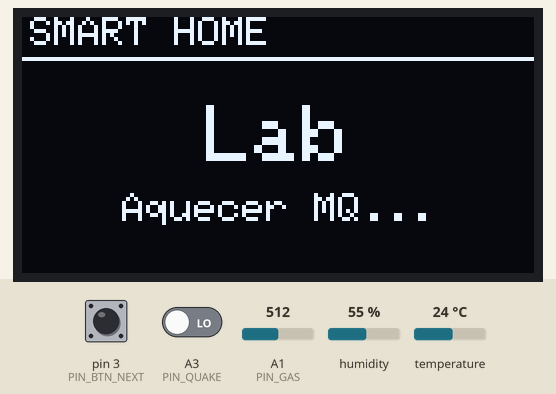
Recording of a sketch running on a simulated Arduino Mega 2560, built with avr-gcc and run on an emulated ATmega2560. Parts: 128×64 one-colour display. The inputs (shaded band) are chosen by the test bench; at power-on: pin 3 (PIN_BTN_NEXT) HIGH, A1 (PIN_GAS) = 512, A3 (PIN_QUAKE) LOW, humidity 55 %, temperature 24 °C. What the sketch prints to the serial monitor is not drawn.

Above: at 3.2 s.
3.3 s: pin 3 (PIN_BTN_NEXT) pulled LOW for 0.15 s
At 4.5 s:
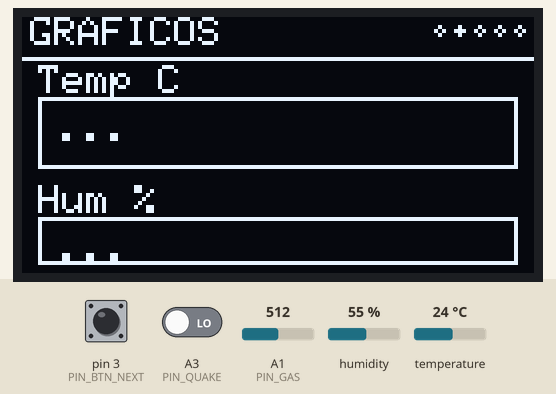
4.9 s: pin 3 (PIN_BTN_NEXT) pulled LOW for 1 s
At 5.9 s:
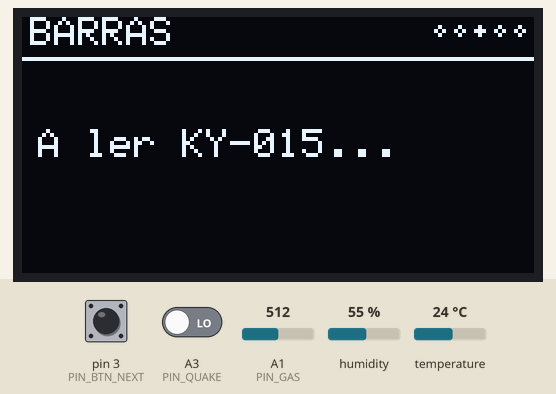
7.4 s: pin 3 (PIN_BTN_NEXT) pulled LOW for 0.15 s
At 7.8 s:
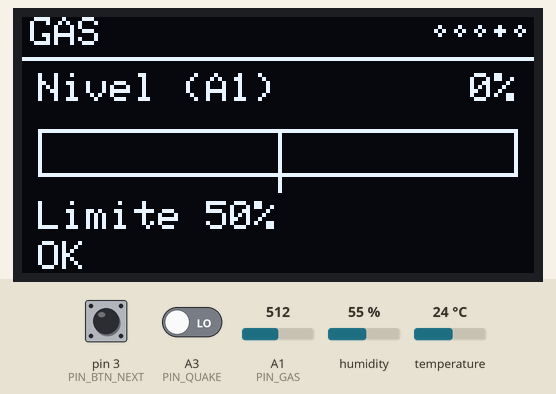
9.0 s: pin 3 (PIN_BTN_NEXT) pulled LOW for 3.2 s
At 10.4 s:
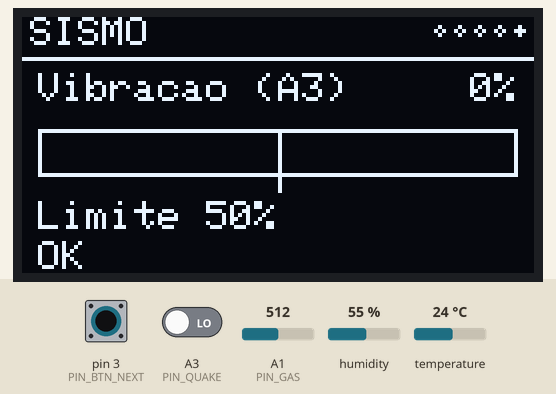
13.7 s: pin 3 (PIN_BTN_NEXT) pulled LOW for 0.15 s
At 34.0 s:
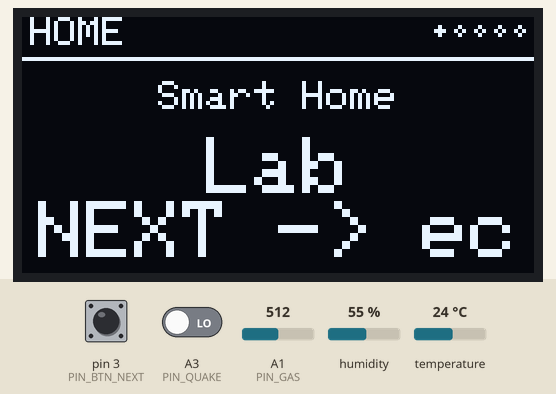
Timing chart, 0 to 34.8 s (numbered marks = the images above; inputs shaded):
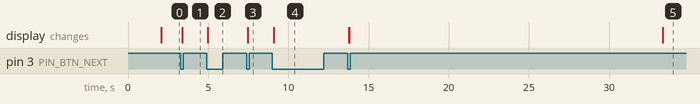

The sketch:

main.ino
```cpp
/*
  Central de Controlo — bancada Mega (real/atual)
  KY-015 + MQ gás + KY-002 vibração + OLED + NEXT + buzzer

  Mega: DHT=2 | NEXT=3 | Buzzer=6 | MQ=A1 | KY-002 S=A3 | OLED 20/21
  Ecrãs: HOME | GRAFICOS | BARRAS | GAS | SISMO

  Alarmes: sismo > gás (buzzer pin 6)
  KY-002: S em A3 — calibra nivel em repouso no arranque
*/

#include <Arduino.h>
#include <Adafruit_GFX.h>
#include <Adafruit_SSD1306.h>
#include <DHT.h>
#include <Wire.h>

#define SCREEN_WIDTH 128
#define SCREEN_HEIGHT 64
#define OLED_ADDR 0x3C
#define OLED_RESET -1

#define PIN_DHT 2
#define PIN_BTN_NEXT 3
#define PIN_BUZZER 6
#define PIN_GAS A1
#define PIN_QUAKE A3
#define BUZZER_TONE_HZ 2000
#define DHTTYPE DHT11

#define GAS_LIMIT 50
#define QUAKE_LIMIT 50
#define GAS_AO_RISE_FULL 300
#define TEMP_BAR_MIN 0.0f
#define TEMP_BAR_MAX 50.0f
#define GAS_ALARM_BLINK_MS 250
#define QUAKE_ALARM_BLINK_MS 250
#define READ_DHT_MS 2000
#define READ_GAS_MS 300
#define READ_QUAKE_MS 100
#define QUAKE_HOLD_MS 2000
#define DEBOUNCE_MS 35
#define MQ_WARMUP_MS 30000
#define OLED_MIN_REFRESH_MS 1000
#define ADC_MAX 1023
#define SPARK_LEN 48

enum ScreenId {
  SCREEN_HOME = 0,
  SCREEN_GRAPHS = 1,
  SCREEN_BARS_ENV = 2,
  SCREEN_GAS = 3,
  SCREEN_QUAKE = 4,
  SCREEN_COUNT = 5
};

Adafruit_SSD1306 display(SCREEN_WIDTH, SCREEN_HEIGHT, &Wire, OLED_RESET);
DHT dhtSensor(PIN_DHT, DHTTYPE);

ScreenId currentScreen = SCREEN_HOME;
float envTemp = NAN;
float envHum = NAN;
int gasRaw = 0;
int gasBaseline = 0;
int gasRise = 0;
int gasPercent = 0;
bool gasAlert = false;
bool gasBlinkState = false;
int quakeRaw = 0;
int quakePercent = 0;
bool quakeAlert = false;
bool quakeBlinkState = false;
uint8_t quakeIdleLevel = HIGH;

unsigned long lastDhtMs = 0;
unsigned long lastGasMs = 0;
unsigned long lastQuakeMs = 0;
unsigned long quakeHoldUntilMs = 0;
unsigned long lastGasBlinkMs = 0;
unsigned long lastQuakeBlinkMs = 0;
unsigned long lastOledDrawMs = 0;

float tempHistory[SPARK_LEN];
float humHistory[SPARK_LEN];
uint8_t historyIdx = 0;
uint8_t historyCount = 0;

bool displayDirty = true;
bool mqReady = false;
unsigned long mqReadyAtMs = 0;
bool btnNextLastRaw = HIGH;
bool btnNextStable = HIGH;
unsigned long btnNextLastChangeMs = 0;
unsigned long lastTelemetryMs = 0;

int lastDrawnGasPercent = -1;
bool lastDrawnGasAlert = false;
int lastDrawnQuakePercent = -1;
bool lastDrawnQuakeAlert = false;

const char *screenNames[] = {"HOME", "GRAFICOS", "BARRAS", "GAS", "SISMO"};

void nextScreen();
void renderScreen();

void floatToStr(char *out, size_t outLen, float value, uint8_t decimals) {
  if (outLen == 0) return;
  char tmp[16];
  dtostrf(value, 0, decimals, tmp);
  const char *p = tmp;
  while (*p == ' ') p++;
  strncpy(out, p, outLen - 1);
  out[outLen - 1] = '\0';
}

void setBuzzer(bool on) {
  if (on) {
    tone(PIN_BUZZER, BUZZER_TONE_HZ);
  } else {
    noTone(PIN_BUZZER);
    digitalWrite(PIN_BUZZER, LOW);
  }
}

bool anySensorAlarm() {
  return gasAlert || quakeAlert;
}

bool readNextPressed() {
  bool raw = digitalRead(PIN_BTN_NEXT);
  unsigned long now = millis();
  if (raw != btnNextLastRaw) {
    btnNextLastRaw = raw;
    btnNextLastChangeMs = now;
  }
  if ((now - btnNextLastChangeMs) > DEBOUNCE_MS && raw != btnNextStable) {
    btnNextStable = raw;
    if (btnNextStable == LOW) return true;
  }
  return false;
}

void handleNextButton() {
  if (!readNextPressed()) return;
  Serial.println(F("BTN NEXT premido"));
  nextScreen();
}

void calibrateGasBaseline() {
  long sum = 0;
  for (int i = 0; i < 24; i++) {
    sum += analogRead(PIN_GAS);
    delay(40);
  }
  gasBaseline = (int)(sum / 24);
}

void updateGas() {
  gasRaw = analogRead(PIN_GAS);
  gasRise = gasRaw - gasBaseline;
  if (gasRise < 0) gasRise = 0;
  gasPercent = constrain(map(gasRise, 0, GAS_AO_RISE_FULL, 0, 100), 0, 100);
  gasAlert = (gasPercent >= GAS_LIMIT);
}

void calibrateQuakeIdle() {
  int lowCount = 0;
  for (int i = 0; i < 16; i++) {
    if (digitalRead(PIN_QUAKE) == LOW) lowCount++;
    delay(20);
  }
  quakeIdleLevel = (lowCount >= 8) ? LOW : HIGH;
  quakeHoldUntilMs = 0;
}

void updateQuake() {
  unsigned long now = millis();
  bool active = digitalRead(PIN_QUAKE) != quakeIdleLevel;
  if (active) quakeHoldUntilMs = now + QUAKE_HOLD_MS;
  bool inHold = now < quakeHoldUntilMs;
  bool triggered = active || inHold;
  quakeRaw = triggered ? 1 : 0;
  quakePercent = triggered ? 100 : 0;
  quakeAlert = (quakePercent >= QUAKE_LIMIT);
}

void pushEnvHistory(float temp, float hum) {
  if (!isnan(temp)) tempHistory[historyIdx] = temp;
  if (!isnan(hum)) humHistory[historyIdx] = hum;
  historyIdx = (historyIdx + 1) % SPARK_LEN;
  if (historyCount < SPARK_LEN) historyCount++;
}

float historyAt(const float *buf, uint8_t age) {
  if (historyCount < SPARK_LEN) return buf[age];
  return buf[(historyIdx + age) % SPARK_LEN];
}

int tempToBarPct(float temp) {
  if (isnan(temp)) return 0;
  return constrain((int)((temp - TEMP_BAR_MIN) * 100.0f / (TEMP_BAR_MAX - TEMP_BAR_MIN)), 0, 100);
}

void emitTelemetryJson() {
  unsigned long now = millis();
  if ((now - lastTelemetryMs) < 250) return;
  lastTelemetryMs = now;

  Serial.print(F("{\"t\":"));
  if (isnan(envTemp)) Serial.print(F("null"));
  else Serial.print(envTemp, 1);
  Serial.print(F(",\"h\":"));
  if (isnan(envHum)) Serial.print(F("null"));
  else Serial.print(envHum, 1);
  Serial.print(F(",\"gas\":"));
  Serial.print(gasPercent);
  Serial.print(F(",\"gr\":"));
  Serial.print(gasRaw);
  Serial.print(F(",\"gb\":"));
  Serial.print(gasBaseline);
  Serial.print(F(",\"alarm\":"));
  Serial.print(gasAlert ? 1 : 0);
  Serial.print(F(",\"qk\":"));
  Serial.print(quakePercent);
  Serial.print(F(",\"qr\":"));
  Serial.print(quakeRaw);
  Serial.print(F(",\"qa\":"));
  Serial.print(quakeAlert ? 1 : 0);
  Serial.print(F(",\"scr\":"));
  Serial.print((int)currentScreen);
  Serial.print(F(",\"ms\":"));
  Serial.print(millis());
  Serial.println(F("}"));
}

void readDht() {
  unsigned long now = millis();
  if (now - lastDhtMs < READ_DHT_MS) return;
  lastDhtMs = now;

  envHum = dhtSensor.readHumidity();
  envTemp = dhtSensor.readTemperature();
  if (isnan(envTemp) || isnan(envHum)) return;

  pushEnvHistory(envTemp, envHum);
  displayDirty = true;
  emitTelemetryJson();
}

void drawHeader(const char *title) {
  display.setTextSize(1);
  display.setTextColor(SSD1306_WHITE);
  display.setCursor(2, 0);
  display.print(title);
  display.drawLine(0, 10, 127, 10, SSD1306_WHITE);
}

void drawTextRight(int y, const char *text) {
  int16_t x1, y1;
  uint16_t w, h;
  display.getTextBounds(text, 0, y, &x1, &y1, &w, &h);
  display.setCursor(124 - w, y);
  display.print(text);
}

void drawCenteredText(int y, const char *text, uint8_t textSize) {
  display.setTextSize(textSize);
  int16_t x1, y1;
  uint16_t w, h;
  display.getTextBounds(text, 0, y, &x1, &y1, &w, &h);
  display.setCursor((SCREEN_WIDTH - w) / 2, y);
  display.print(text);
}

void drawScreenDots() {
  int cx = SCREEN_WIDTH - 4;
  for (int i = SCREEN_COUNT - 1; i >= 0; i--) {
    if (i == (int)currentScreen) display.fillCircle(cx, 3, 1, SSD1306_WHITE);
    else display.drawCircle(cx, 3, 1, SSD1306_WHITE);
    cx -= 5;
  }
}

void drawMiniSparkline(int gx, int gy, int gw, int gh, const float *buf) {
  display.drawRect(gx, gy, gw, gh, SSD1306_WHITE);
  if (historyCount < 2) {
    display.setCursor(gx + 4, gy + 4);
    display.print(F("..."));
    return;
  }

  float minV = historyAt(buf, 0);
  float maxV = historyAt(buf, 0);
  for (uint8_t i = 1; i < historyCount; i++) {
    float v = historyAt(buf, i);
    if (v < minV) minV = v;
    if (v > maxV) maxV = v;
  }
  if ((maxV - minV) < 1.0f) {
    minV -= 0.5f;
    maxV += 0.5f;
  }

  int prevPx = -1, prevPy = -1;
  for (uint8_t i = 0; i < historyCount; i++) {
    float v = historyAt(buf, i);
    int px = gx + 1 + (i * (gw - 2)) / (historyCount - 1);
    int py = gy + gh - 2 - (int)((v - minV) * (gh - 2) / (maxV - minV));
    py = constrain(py, gy + 1, gy + gh - 2);
    if (prevPx >= 0) display.drawLine(prevPx, prevPy, px, py, SSD1306_WHITE);
    prevPx = px;
    prevPy = py;
  }
}

void drawHorizontalBar(int x, int y, int w, int h, int pct, const char *label) {
  display.setCursor(x, y - 8);
  display.print(label);
  display.drawRect(x, y, w, h, SSD1306_WHITE);
  int fillW = map(constrain(pct, 0, 100), 0, 100, 0, w - 2);
  if (fillW > 0) display.fillRect(x + 1, y + 1, fillW, h - 2, SSD1306_WHITE);
}

void drawWarmupScreen() {
  display.clearDisplay();
  drawHeader("SMART HOME");
  drawCenteredText(22, "Lab", 2);
  drawCenteredText(44, "Aquecer MQ...", 1);
  display.display();
}

void drawHomeScreen() {
  display.clearDisplay();
  drawHeader("HOME");
  drawCenteredText(16, "Smart Home", 1);
  drawCenteredText(30, "Lab", 2);
  display.setCursor(4, 46);
  display.print(F("NEXT -> ecras"));
  if (quakeAlert) {
    display.setCursor(4, 56);
    display.print(F("!! SISMO !!"));
  } else if (gasAlert) {
    display.setCursor(4, 56);
    display.print(F("!! GAS !!"));
  }
  drawScreenDots();
  display.display();
}

void drawGraphsScreen() {
  display.clearDisplay();
  drawHeader("GRAFICOS");
  display.setCursor(4, 12);
  display.print(F("Temp C"));
  drawMiniSparkline(4, 20, 120, 18, tempHistory);
  display.setCursor(4, 42);
  display.print(F("Hum %"));
  drawMiniSparkline(4, 50, 120, 12, humHistory);
  drawScreenDots();
  display.display();
}

void drawBarsEnvScreen() {
  char line[20];
  char tStr[8];
  char hStr[8];
  display.clearDisplay();
  drawHeader("BARRAS");

  if (isnan(envTemp) || isnan(envHum)) {
    display.setCursor(4, 28);
    display.print(F("A ler KY-015..."));
  } else {
    floatToStr(tStr, sizeof(tStr), envTemp, 1);
    floatToStr(hStr, sizeof(hStr), envHum, 1);
    snprintf(line, sizeof(line), "Temp %s C", tStr);
    drawHorizontalBar(4, 28, 120, 10, tempToBarPct(envTemp), line);
    snprintf(line, sizeof(line), "Hum %s %%", hStr);
    drawHorizontalBar(4, 52, 120, 10, constrain((int)envHum, 0, 100), line);
  }

  drawScreenDots();
  display.display();
}

void drawGasScreen() {
  char line[24];
  display.clearDisplay();
  drawHeader(gasAlert && gasBlinkState ? "!! GAS !!" : "GAS");
  display.setCursor(4, 14);
  display.print(F("Nivel (A1)"));
  display.drawRect(4, 28, 120, 12, SSD1306_WHITE);
  int fillW = map(constrain(gasPercent, 0, 100), 0, 100, 0, 118);
  if (fillW > 0) display.fillRect(5, 29, fillW, 10, SSD1306_WHITE);
  display.drawFastVLine(4 + 1 + (118 * GAS_LIMIT) / 100, 28, 16, SSD1306_WHITE);
  snprintf(line, sizeof(line), "%d%%", gasPercent);
  drawTextRight(14, line);
  display.setCursor(4, 46);
  snprintf(line, sizeof(line), "Limite %d%%", GAS_LIMIT);
  display.print(line);
  display.setCursor(4, 56);
  display.print(gasAlert ? F("FUGA! BUZZER ON") : F("OK"));
  drawScreenDots();
  display.display();
}

void drawQuakeScreen() {
  char line[24];
  display.clearDisplay();
  drawHeader(quakeAlert && quakeBlinkState ? "!! SISMO !!" : "SISMO");
  display.setCursor(4, 14);
  display.print(F("Vibracao (A3)"));
  display.drawRect(4, 28, 120, 12, SSD1306_WHITE);
  int fillW = map(constrain(quakePercent, 0, 100), 0, 100, 0, 118);
  if (fillW > 0) display.fillRect(5, 29, fillW, 10, SSD1306_WHITE);
  display.drawFastVLine(4 + 1 + (118 * QUAKE_LIMIT) / 100, 28, 16, SSD1306_WHITE);
  snprintf(line, sizeof(line), "%d%%", quakePercent);
  drawTextRight(14, line);
  display.setCursor(4, 46);
  snprintf(line, sizeof(line), "Limite %d%%", QUAKE_LIMIT);
  display.print(line);
  display.setCursor(4, 56);
  display.print(quakeAlert ? F("SISMO! BUZZER ON") : F("OK"));
  drawScreenDots();
  display.display();
}

void renderScreen() {
  switch (currentScreen) {
    case SCREEN_HOME: drawHomeScreen(); break;
    case SCREEN_GRAPHS: drawGraphsScreen(); break;
    case SCREEN_BARS_ENV: drawBarsEnvScreen(); break;
    case SCREEN_GAS: drawGasScreen(); break;
    case SCREEN_QUAKE: drawQuakeScreen(); break;
    default: drawHomeScreen(); break;
  }
  lastDrawnGasPercent = gasPercent;
  lastDrawnGasAlert = gasAlert;
  lastDrawnQuakePercent = quakePercent;
  lastDrawnQuakeAlert = quakeAlert;
  lastOledDrawMs = millis();
  displayDirty = false;
}

void renderScreenIfNeeded(bool force) {
  if (!force && !displayDirty) return;
  unsigned long now = millis();
  if (!force && (now - lastOledDrawMs) < OLED_MIN_REFRESH_MS) return;
  renderScreen();
}

void nextScreen() {
  int next = ((int)currentScreen + 1) % SCREEN_COUNT;
  currentScreen = (ScreenId)next;
  displayDirty = false;
  lastOledDrawMs = 0;
  Serial.print(F("Ecra: "));
  Serial.println(screenNames[currentScreen]);
  renderScreen();
}

void updateAlarms() {
  unsigned long now = millis();
  bool alarm = anySensorAlarm();

  setBuzzer(alarm);

  if (quakeAlert) {
    if (now - lastQuakeBlinkMs >= QUAKE_ALARM_BLINK_MS) {
      lastQuakeBlinkMs = now;
      quakeBlinkState = !quakeBlinkState;
      if (currentScreen == SCREEN_QUAKE || currentScreen == SCREEN_HOME) {
        displayDirty = true;
      }
    }
  } else {
    quakeBlinkState = false;
  }

  if (gasAlert) {
    if (now - lastGasBlinkMs >= GAS_ALARM_BLINK_MS) {
      lastGasBlinkMs = now;
      gasBlinkState = !gasBlinkState;
      if (currentScreen == SCREEN_GAS || currentScreen == SCREEN_HOME) {
        displayDirty = true;
      }
    }
  } else {
    gasBlinkState = false;
  }

  if (displayDirty && (quakeAlert || gasAlert)) {
    if (currentScreen == SCREEN_HOME || currentScreen == SCREEN_GAS ||
        currentScreen == SCREEN_QUAKE) {
      renderScreen();
    }
  }
}

void setup() {
  Serial.begin(9600);
  pinMode(PIN_BTN_NEXT, INPUT_PULLUP);
  pinMode(PIN_BUZZER, OUTPUT);
  pinMode(PIN_QUAKE, INPUT);
  setBuzzer(false);

  Wire.begin();
  Wire.setClock(100000);

  if (!display.begin(SSD1306_SWITCHCAPVCC, OLED_ADDR)) {
    Serial.println(F("ERRO: OLED nao encontrado"));
    for (;;) delay(1000);
  }

  dhtSensor.begin();
  delay(2000);

  Serial.println(F("===== SMART HOME LAB ====="));
  Serial.println(F("NEXT pin 3 | Buzzer D6 | gas>=50% OU sismo"));
  mqReadyAtMs = millis() + MQ_WARMUP_MS;
  drawWarmupScreen();

  displayDirty = true;
}

void finishMqWarmup() {
  calibrateGasBaseline();
  Serial.print(F("Baseline gas A1="));
  Serial.println(gasBaseline);

  calibrateQuakeIdle();
  Serial.print(F("KY-002 repouso A3="));
  Serial.println(quakeIdleLevel == HIGH ? F("HIGH") : F("LOW"));

  mqReady = true;
  renderScreen();
}

void loop() {
  handleNextButton();

  if (!mqReady) {
    if (millis() >= mqReadyAtMs) {
      finishMqWarmup();
    } else {
      if (currentScreen == SCREEN_HOME) {
        static unsigned long lastWarmupDrawMs = 0;
        if (millis() - lastWarmupDrawMs >= 1000) {
          lastWarmupDrawMs = millis();
          drawWarmupScreen();
        }
      } else {
        renderScreenIfNeeded(false);
      }
      delay(10);
      return;
    }
  }

  readDht();

  if (millis() - lastGasMs >= READ_GAS_MS) {
    lastGasMs = millis();
    bool prevAlert = gasAlert;
    int prevPercent = gasPercent;
    updateGas();
    emitTelemetryJson();

    if (gasAlert != prevAlert || abs(gasPercent - prevPercent) >= 2 ||
        gasPercent != lastDrawnGasPercent) {
      displayDirty = true;
    }
  }

  if (millis() - lastQuakeMs >= READ_QUAKE_MS) {
    lastQuakeMs = millis();
    bool prevAlert = quakeAlert;
    int prevPercent = quakePercent;
    updateQuake();
    emitTelemetryJson();

    if (quakeAlert != prevAlert || quakePercent != prevPercent ||
        quakePercent != lastDrawnQuakePercent) {
      displayDirty = true;
    }
  }

  renderScreenIfNeeded(false);
  updateAlarms();
  handleNextButton();
  delay(10);
}
```

Measured:
- after the input at 3.3 s, the display: changes after 0.07 s (image 1)
- after the input at 4.9 s, the display: changes after 0.08 s (image 2)
- after the input at 7.4 s, the display: changes after 0.07 s (image 3)
- after the input at 9.0 s, the display: changes after 0.08 s (image 4)
- after the input at 13.7 s, the display: changes after 0.07 s (image 5)
